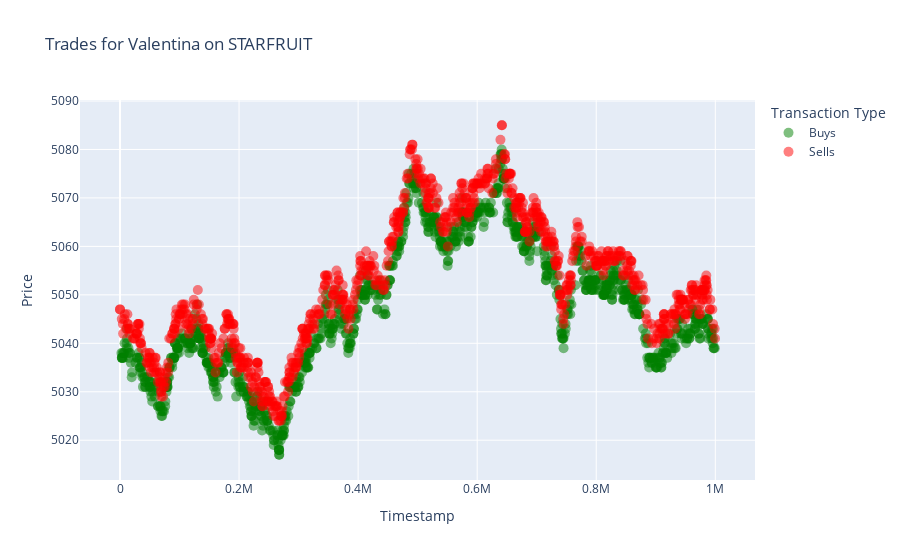
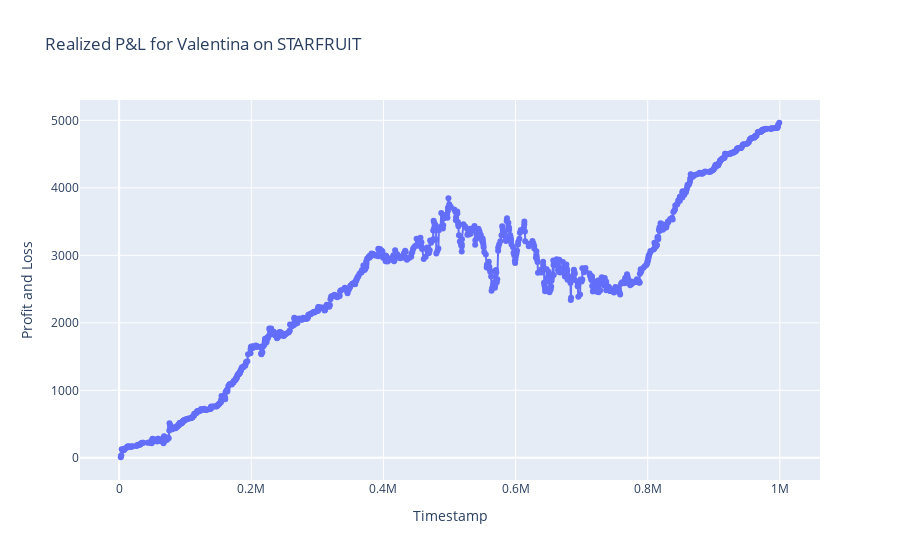
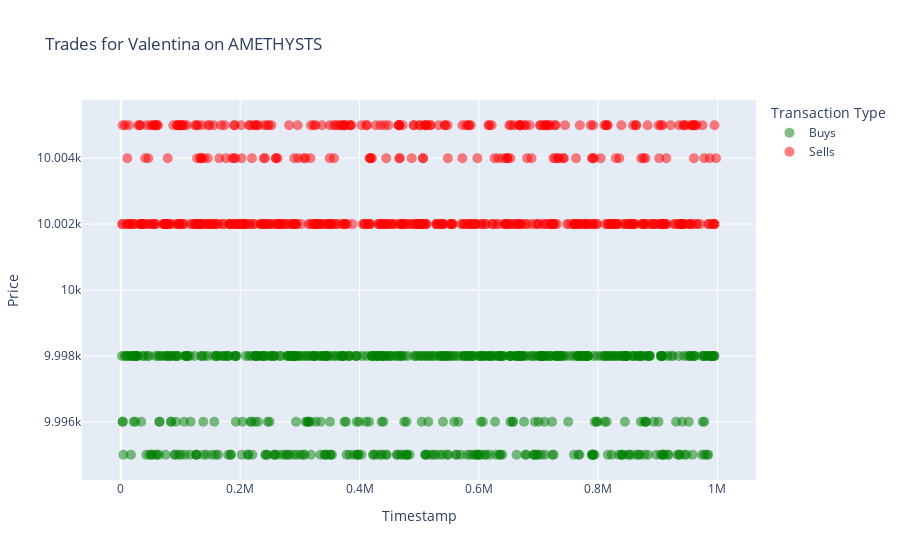
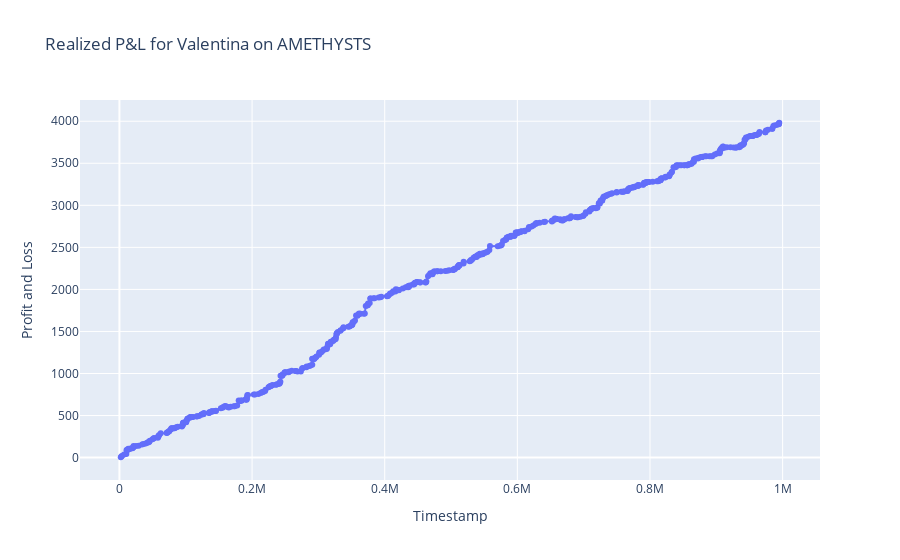

The notebook cell saved with these charts, in order:
### Code cell
analyze_trades(trades_wn_dn1)

### Figure 1 — Plotly figure (JSON) as saved in the notebook; plotly's stock layout.template omitted (floating-point values rounded to 4 significant figures; data arrays with more than 128 entries replaced by an {"elided": "..."} marker saying what was removed)
{"data": [{"marker": {"color": "green", "opacity": 0.5, "size": 10}, "mode": "markers", "name": "Buys", "type": "scatter", "x": {"elided": "1084 int values"}, "y": {"elided": "1084 int values"}}, {"marker": {"color": "red", "opacity": 0.5, "size": 10}, "mode": "markers", "name": "Sells", "type": "scatter", "x": {"elided": "913 int values"}, "y": {"elided": "913 int values"}}], "layout": {"legend": {"title": {"text": "Transaction Type"}}, "title": {"text": "Trades for Valentina on STARFRUIT"}, "xaxis": {"title": {"text": "Timestamp"}}, "yaxis": {"title": {"text": "Price"}}}}

### Figure 2 — Plotly figure (JSON) as saved in the notebook; plotly's stock layout.template omitted (floating-point values rounded to 4 significant figures; data arrays with more than 128 entries replaced by an {"elided": "..."} marker saying what was removed)
{"data": [{"mode": "lines+markers", "name": "Realized P&L", "type": "scatter", "x": {"elided": "994 int values"}, "y": {"elided": "994 int values"}}], "layout": {"legend": {"title": {"text": "P&L"}}, "title": {"text": "Realized P&L for Valentina on STARFRUIT"}, "xaxis": {"title": {"text": "Timestamp"}}, "yaxis": {"title": {"text": "Profit and Loss"}}}}

### Figure 3 — Plotly figure (JSON) as saved in the notebook; plotly's stock layout.template omitted (floating-point values rounded to 4 significant figures; data arrays with more than 128 entries replaced by an {"elided": "..."} marker saying what was removed)
{"data": [{"marker": {"color": "green", "opacity": 0.5, "size": 10}, "mode": "markers", "name": "Buys", "type": "scatter", "x": {"elided": "566 int values"}, "y": {"elided": "566 int values"}}, {"marker": {"color": "red", "opacity": 0.5, "size": 10}, "mode": "markers", "name": "Sells", "type": "scatter", "x": {"elided": "560 int values"}, "y": {"elided": "560 int values"}}], "layout": {"legend": {"title": {"text": "Transaction Type"}}, "title": {"text": "Trades for Valentina on AMETHYSTS"}, "xaxis": {"title": {"text": "Timestamp"}}, "yaxis": {"title": {"text": "Price"}}}}

### Figure 4 — Plotly figure (JSON) as saved in the notebook; plotly's stock layout.template omitted (floating-point values rounded to 4 significant figures; data arrays with more than 128 entries replaced by an {"elided": "..."} marker saying what was removed)
{"data": [{"mode": "lines+markers", "name": "Realized P&L", "type": "scatter", "x": {"elided": "552 int values"}, "y": {"elided": "552 int values"}}], "layout": {"legend": {"title": {"text": "P&L"}}, "title": {"text": "Realized P&L for Valentina on AMETHYSTS"}, "xaxis": {"title": {"text": "Timestamp"}}, "yaxis": {"title": {"text": "Profit and Loss"}}}}
